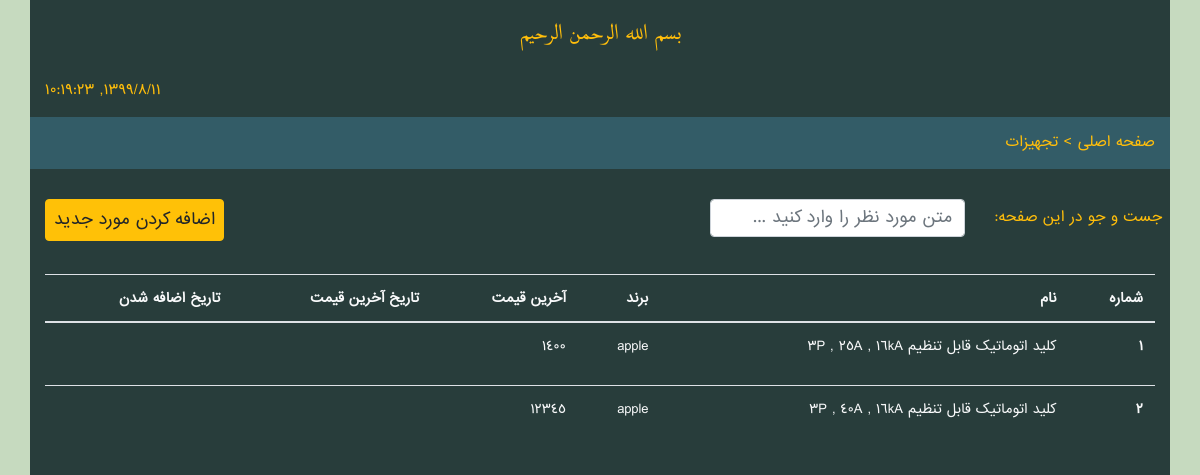
The app's page /tools, older data.
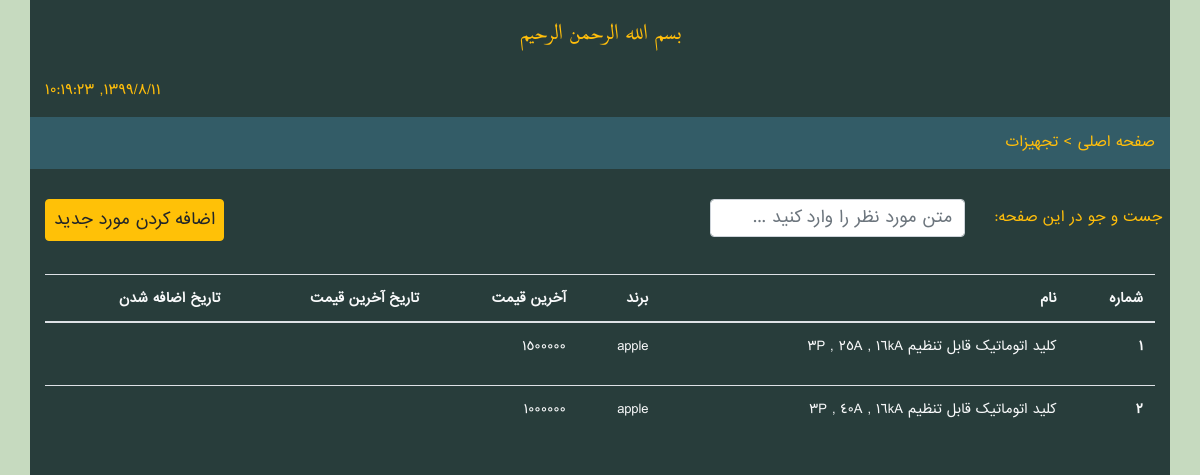
The same page, newer data.
### factors/models.py (models this page shows, shortened)
class Item(models.Model):
    name = models.CharField(max_length=220)
    brand = models.CharField(max_length=110)
    lastPrice = models.PositiveIntegerField()
    addTime = models.DateTimeField(auto_now_add=True)
    lastChangeTime = models.DateTimeField(auto_now=True)
    @property
    def changeTimeJalali(self):
        return jdatetime.datetime.fromgregorian(datetime=self.lastChangeTime).strftime("%Y/%m/%d")
    @property
    def addTimeJalali(self):
        return jdatetime.datetime.fromgregorian(datetime=self.addTime).strftime("%Y/%m/%d")

### factors/views.py (the view)
# urls.py: path("tools", FactorsView.ShowAllItems.as_view(), name="ShowAllTools"),
class ShowAllItems(View):
    def get(self, request):
        items = models.Item.objects.all()
        return render(request , "adminpanel/showTools.html" ,{"items" : items} )

### templates/adminpanel/showTools.html (shortened to what this page needs)
<html dir="rtl">
<head>
    {% load static %}
    <link rel="stylesheet" href={% static "adminpanel/css/bootstrap.min.css" %}>
    <link rel="stylesheet" href={% static "adminpanel/css/fontawesome.min.css" %}>
    <link rel="stylesheet" href={% static "adminpanel/css/persian-datepicker.css" %}>
    <link rel="stylesheet" href={% static "adminpanel/css/style.css" %}>
</head>
<body dir="rtl">
<div class="container w-100 home-container" style="font-size: 14px !important; min-height: 100%">
    <div class="justify-content-center">
        <div class="row">
            <div class="col col-lg-12  text-center pt-3">
                <p style="font-family: Quran ; font-size: 21px">
                    بسم الله الرحمن الرحیم
                </p>
            </div>
        </div>
        <div class="row">
            <div class="col col-lg-6  text-right pt-3">
            </div>
            <div class="col col-lg-6  text-left pt-3">
                <p style="font-family: Farsi ; font-weight: lighter ; font-size: 14px">
                    <span id="time"></span>
                </p>
            </div>
        </div>
        <div class="row horizontal-line">
            <div class="col col-lg-12 text-right">
                <p style="font-family: Farsi ; font-weight: lighter ; font-size: 14px">
                    <a href="{% url "home" %}">صفحه اصلی</a> > تجهیزات
                </p>
            </div>
        </div>
        <div style="margin-top:30px">
            <form action="">
                <div class="row">
                    <div class="col-lg-2 form-group text-right p-2">
                    <label>
                        جست و جو در این صفحه:
                    </label>
                </div>
                <div class="col-lg-3 form-group text-right">
                    <input class="form-control" placeholder="متن مورد نظر را وارد کنید ..." id="search">
                </div>
                    <div class="col-lg-7 text-left">
                        <a href="{% url "ImportTools" %}">
                            <button type="button" class="btn btn-warning p-2">
                                اضافه کردن مورد جدید
                            </button>
                        </a>
                    </div>
                </div>
            </form>
            <table class="table table-hover text-light" style="font-size: 13px !important;">
                <thead>
                <tr>
                    <th scope="col">شماره</th>
                    <th scope="col">نام</th>
                    <th scope="col">برند</th>
                    <th scope="col">آخرین قیمت</th>
                    <th scope="col">تاریخ آخرین قیمت</th>
                    <th scope="col">تاریخ اضافه شدن</th>
                </tr>
                </thead>
                <tbody>
                {% for item in items %}
                    <tr>
                        <th scope="row">
                                                                        {{ item.id }}
                        </th>
                        <td>
                            {{ item.name }}
                        </td>
                        <td>
                            <p style="max-width: 350px ; white-space: nowrap ; text-overflow: ellipsis ; overflow: hidden">
                                {{ item.brand }}
                            </p>
                        </td>
                        <td>
                            {{ item.lastPrice }}
                        </td>
                        <td>
                        </td>
                        <td>
                        </td>
                    </tr>
                {% endfor %}
                </tbody>
            </table>
        </div>
    </div>
</div>
</body>
</html>

Row changes from the older to the newer data that the page shows:
changed Item "کلید اتوماتیک قابل تنظیم 3P , 25A , 16kA": lastPrice "1400" → "1500000"
changed Item "کلید اتوماتیک قابل تنظیم 3P , 40A , 16kA": lastPrice "12345" → "1000000"
